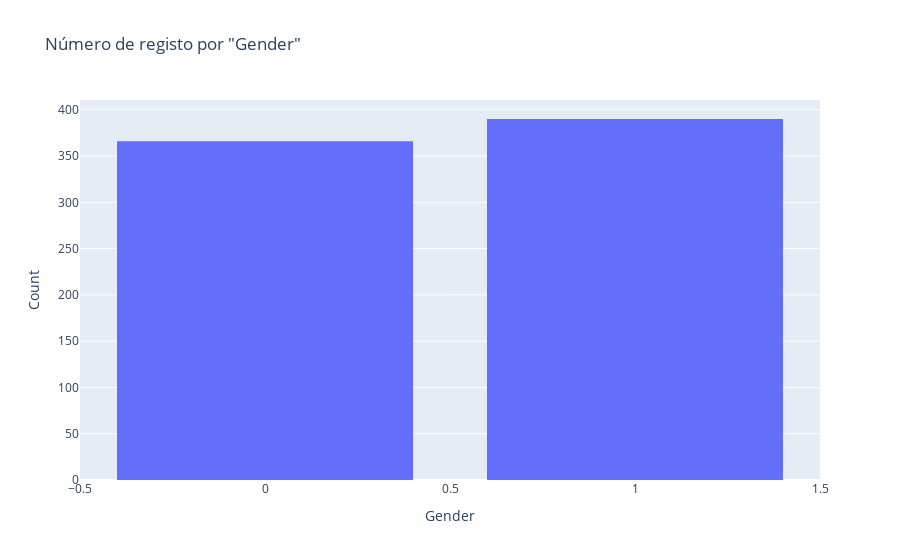

Here is the notebook cell this chart was saved with:
### Code cell
fig = px.histogram(df, x='gender', title='Número de registo por "Gender"', labels={'Gender': 'Gender Count'})

# Customize the layout if needed
fig.update_layout(
    xaxis_title='Gender',
    yaxis_title='Count',
    bargap=0.2  # Adjust the gap between bars
)

# Display the plot
fig.show()

### Figure 1 — Plotly figure (JSON) as saved in the notebook; plotly's stock layout.template omitted (floating-point values rounded to 4 significant figures; data arrays with more than 128 entries replaced by an {"elided": "..."} marker saying what was removed)
{"data": [{"alignmentgroup": "True", "bingroup": "x", "hovertemplate": "gender=%{x}<br>count=%{y}<extra></extra>", "legendgroup": "", "marker": {"color": "#636efa", "pattern": {"shape": ""}}, "name": "", "offsetgroup": "", "orientation": "v", "showlegend": false, "type": "histogram", "x": {"elided": "756 int values"}, "xaxis": "x", "yaxis": "y"}], "layout": {"bargap": 0.2, "barmode": "relative", "legend": {"tracegroupgap": 0}, "title": {"text": "Número de registo por \"Gender\""}, "xaxis": {"anchor": "y", "domain": [0, 1], "title": {"text": "Gender"}}, "yaxis": {"anchor": "x", "domain": [0, 1], "title": {"text": "Count"}}}}
